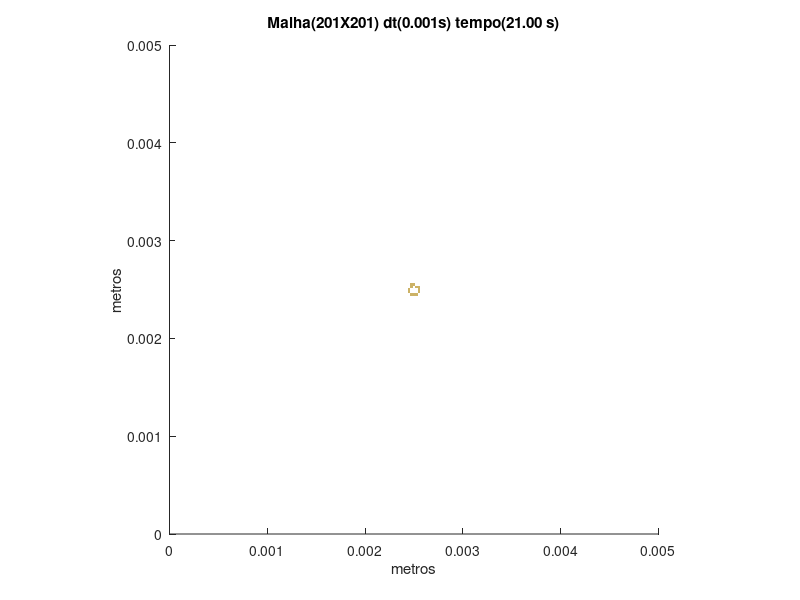

Write the MATLAB code that produced this figure.
set (gca,'PlotBoxAspectRatio',[1 1 1],'Xlim',[0,0.005],'Ylim',[0,0.005])
hold on
title('Malha(201X201) dt(0.001s) tempo(21.00 s)')
hold on
ylabel('metros')
hold on
xlabel('metros')
hold on

fill([0.00246268656716418 0.00246268656716418 0.00248756218905473 0.00248756218905473],[0.00243781094527363 0.00246268656716418 0.00246268656716418 0.00243781094527363],[0.8,0.7,0.4],'LineStyle','none')

fill([0.00248756218905473 0.00248756218905473 0.00251243781094527 0.00251243781094527],[0.00243781094527363 0.00246268656716418 0.00246268656716418 0.00243781094527363],[0.8,0.7,0.4],'LineStyle','none')

fill([0.00251243781094527 0.00251243781094527 0.00253731343283582 0.00253731343283582],[0.00243781094527363 0.00246268656716418 0.00246268656716418 0.00243781094527363],[0.8,0.7,0.4],'LineStyle','none')

fill([0.00243781094527363 0.00243781094527363 0.00246268656716418 0.00246268656716418],[0.00246268656716418 0.00248756218905473 0.00248756218905473 0.00246268656716418],[0.8,0.7,0.4],'LineStyle','none')

fill([0.00253731343283582 0.00253731343283582 0.00256218905472637 0.00256218905472637],[0.00246268656716418 0.00248756218905473 0.00248756218905473 0.00246268656716418],[0.8,0.7,0.4],'LineStyle','none')

fill([0.00243781094527363 0.00243781094527363 0.00246268656716418 0.00246268656716418],[0.00248756218905473 0.00251243781094527 0.00251243781094527 0.00248756218905473],[0.8,0.7,0.4],'LineStyle','none')

fill([0.00253731343283582 0.00253731343283582 0.00256218905472637 0.00256218905472637],[0.00248756218905473 0.00251243781094527 0.00251243781094527 0.00248756218905473],[0.8,0.7,0.4],'LineStyle','none')

fill([0.00246268656716418 0.00246268656716418 0.00248756218905473 0.00248756218905473],[0.00251243781094527 0.00253731343283582 0.00253731343283582 0.00251243781094527],[0.8,0.7,0.4],'LineStyle','none')

fill([0.00251243781094527 0.00251243781094527 0.00253731343283582 0.00253731343283582],[0.00251243781094527 0.00253731343283582 0.00253731343283582 0.00251243781094527],[0.8,0.7,0.4],'LineStyle','none')

fill([0.00253731343283582 0.00253731343283582 0.00256218905472637 0.00256218905472637],[0.00251243781094527 0.00253731343283582 0.00253731343283582 0.00251243781094527],[0.8,0.7,0.4],'LineStyle','none')

fill([0.00246268656716418 0.00246268656716418 0.00248756218905473 0.00248756218905473],[0.00253731343283582 0.00256218905472637 0.00256218905472637 0.00253731343283582],[0.8,0.7,0.4],'LineStyle','none')

fill([0.00248756218905473 0.00248756218905473 0.00251243781094527 0.00251243781094527],[0.00253731343283582 0.00256218905472637 0.00256218905472637 0.00253731343283582],[0.8,0.7,0.4],'LineStyle','none')
